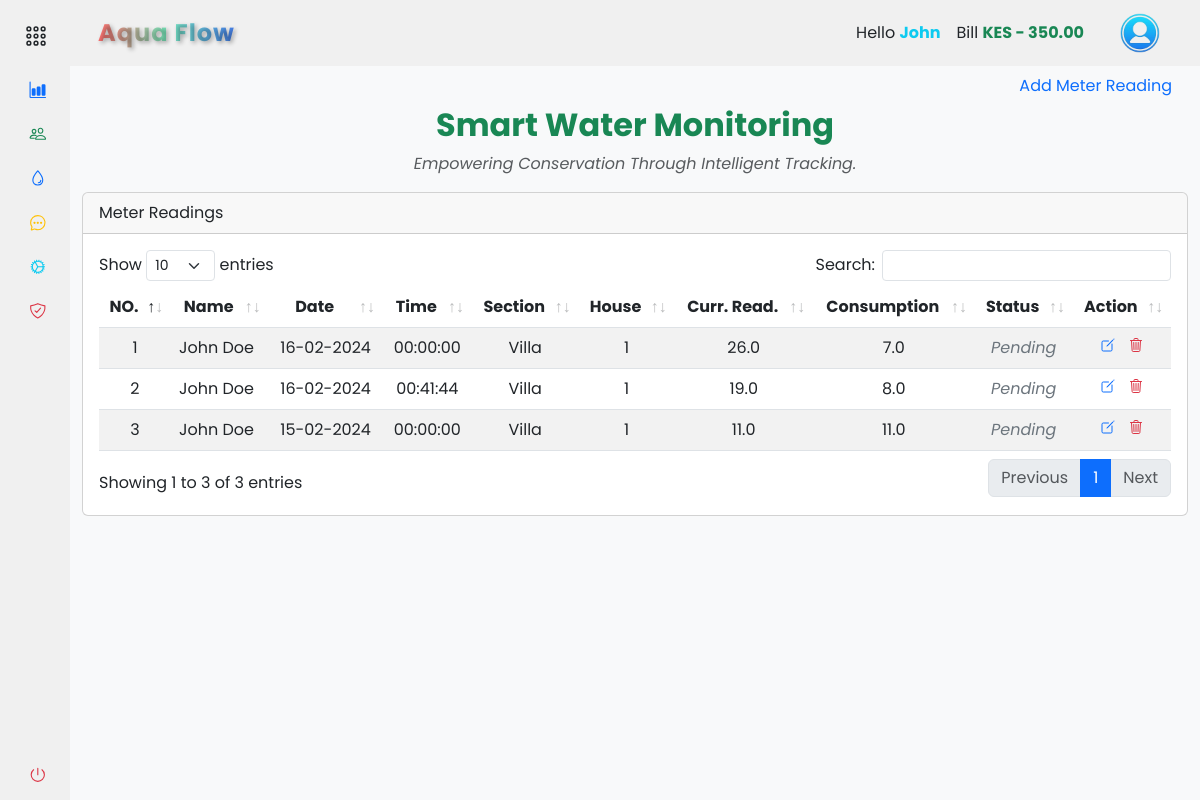
The app's page /accounts/records/meter_readings (signed in) with its own data.
### app/backend/database/models.py (models this page shows, shortened)
class Settings(db.Model):
    id = db.Column(db.Integer, primary_key=True)
    company_name = db.Column(db.String(255))
    unit_price = db.Column(db.Float)
    service_fee = db.Column(db.Float)
    house_sections = db.Column(db.String(255))
    bank_name = db.Column(db.String(255))
    paybill = db.Column(db.Integer)
    account_number = db.Column(db.Integer)
    contact_number = db.Column(db.String(20))

class User(db.Model, UserMixin):
    id = db.Column(db.Integer, primary_key=True)
    mobile_number = db.Column(db.String(20), unique=True, nullable=False)
    password_hash = db.Column(db.String(128), nullable=False)
    first_name = db.Column(db.String(50))
    last_name = db.Column(db.String(50))
    email = db.Column(db.String(120))
    house_section = db.Column(db.String(50))
    house_number = db.Column(db.String(20))
    profile_image = db.Column(db.String(255))
    is_active = db.Column(db.Boolean, default=True)
    is_admin = db.Column(db.Boolean, default=False)
    balance = db.Column(db.Float, default=0)
    unique_user_id = db.Column(db.String(6), unique=True, nullable=True)
    meter_readings = db.relationship('MeterReading', backref='user', lazy=True)
    payments = db.relationship('Payment', backref='user', lazy=True)

class MeterReading(db.Model):
    id = db.Column(db.Integer, primary_key=True)
    timestamp = db.Column(db.DateTime, default=datetime.now(timezone.utc) + timedelta(hours=3), nullable=False)
    customer_name = db.Column(db.String(50))
    house_section = db.Column(db.String(50))
    house_number = db.Column(db.String(20))
    reading_value = db.Column(db.Float)
    consumed = db.Column(db.Float)
    unit_price = db.Column(db.Float)
    service_fee = db.Column(db.Float)
    sub_total_price = db.Column(db.Float)
    total_price = db.Column(db.Float)
    reading_status = db.Column(db.Boolean, default=False)
    unique_user_id = db.Column(db.String(6))
    user_id = db.Column(db.Integer, db.ForeignKey('user.id'), nullable=False)
    payments = db.relationship('Payment', backref='meter_reading', lazy=True)

### app/backend/accounts/records/routes.py (the view, shortened to what this page needs)
@records_bp.route('/meter_readings', methods=['GET', 'POST'])
@login_required
def meter_readings():
    add_meter_reading_form = AddMeterReadingForm()
    edit_meter_reading_form = EditMeterReadingForm()
    house_sections = db.session.query(User.house_section.distinct()).all()
    meter_readings = get_meter_readings(current_user)
    return render_template('accounts/meter_readings.html', house_sections=house_sections, meter_readings=meter_readings, form=add_meter_reading_form, edit_form=edit_meter_reading_form, hide_footer=True)

### app/backend/accounts/records/forms.py
class AddMeterReadingForm(FlaskForm):
    house_section = StringField('House Section:', validators=[DataRequired()])
    house_number = StringField('House Number:', validators=[DataRequired()])
    reading_value = FloatField('Reading Value:', validators=[DataRequired()])
    submit = SubmitField('Submit')

class EditMeterReadingForm(FlaskForm):
    customer_name = StringField('Customer Name', validators=[DataRequired()])
    house_section = StringField('House Section', validators=[DataRequired()])
    house_number = StringField('House Number', validators=[DataRequired()])
    reading_value = FloatField('Reading Value', validators=[DataRequired()])
    consumed = FloatField('Consumed Units', validators=[DataRequired()])
    unit_price = FloatField('Unit Price', validators=[DataRequired()])
    total_price = FloatField('Total Price', validators=[DataRequired()])
    timestamp = DateField('Reading Date', validators=[DataRequired()])
    reading_status = BooleanField('Reading Status')
    submit = SubmitField('Update')

### app/backend/accounts/accounts_context.py (called while the page is built)
def accounts_context():
    settings = Settings.query.first()
    company_name = settings.company_name if settings else 'ApoGen'
    bank_name = settings.bank_name if settings else 'M-Pesa'
    paybill = settings.paybill if settings else '123456'
    account_number = settings.account_number if settings else '123456789'
    contact_number = settings.contact_number if settings else '0722000111'
    total_bill = db.session.query(func.sum(MeterReading.total_price)).filter(MeterReading.reading_status == False).scalar()
    total_bill = total_bill or 0
    return {
        'company_name': company_name,
        'bank_name': bank_name,
        'paybill': paybill,
        'account_number': account_number,
        'contact_number': contact_number,
        'total_bill': total_bill
    }

def inject_now():
    return {'now': datetime.utcnow() + timedelta(hours=3)}

### app/backend/accounts/records/meter_readings.py (called while the page is built)
def get_meter_readings(current_user):
    query_meter_reading_data = MeterReading.query
    if not current_user.is_admin:
        query_meter_reading_data = query_meter_reading_data.filter(MeterReading.user_id == current_user.id)
    meter_reading_data = query_meter_reading_data.all()
    return meter_reading_data

### app/frontend/templates/accounts/meter_readings.html (shortened to what this page needs)
{% extends 'base.html' %} {% block content %}
<section class="container-fluid">
  <ul class="nav nav-pills justify-content-end border-0">
    <li type="button" class="nav-item">
      <a
        class="nav-link"
        data-bs-toggle="modal"
        data-bs-target="#addMeterReadingModal"
        >Add Meter Reading</a
      >
    </li>
  </ul>
  <div class="text-center">
    <h2 class="fw-bold text-success mb-2">Smart Water Monitoring</h2>
    <p class="text-muted fst-italic">
      Empowering Conservation Through Intelligent Tracking.
    </p>
  </div>
  <div class="col-md-12">
    <div class="card mt-3 mb-3">
      <div class="card-header">Meter Readings</div>
      <div class="card-body">
        <div class="table-responsive">
          <table
            class="table table-striped text-center data-table"
            style="width: 100%"
          >
            <thead>
              <tr>
                <th scope="col">NO.</th>
                <th scope="col">Name</th>
                <th scope="col">Date</th>
                <th scope="col">Time</th>
                <th scope="col">Section</th>
                <th scope="col">House</th>
                <th scope="col">Curr. Read.</th>
                <th scope="col">Consumption</th>
                <th scope="col">Status</th>
                <th scope="col">Action</th>
              </tr>
            </thead>
            <tbody>
              {% if meter_readings %} {% for reading in meter_readings | reverse
              %}
              <tr>
                <td>{{ loop.index }}</td>
                <td class="text-start">{{ reading.customer_name.title() }}</td>
                <td>{{ reading.timestamp.strftime('%d-%m-%Y') }}</td>
                <td>
                  {{ reading.timestamp.strftime('%H:%M:%S') if reading.timestamp
                  else '' }}
                </td>
                <td>{{ reading.house_section.title() }}</td>
                <td>{{ reading.house_number }}</td>
                <td>{{ reading.reading_value }}</td>
                <td>{{ reading.consumed }}</td>
                <td
                  class="fst-italic {% if reading.reading_status %}text-success{% else %}text-secondary{% endif %}"
                >
                  {{ 'Cleared' if reading.reading_status else 'Pending' }}
                </td>
                <td>
                  <a
                    action="{{ url_for('accounts.records.edit_meter_reading', meter_reading_id=reading.id) }}"
                    class="me-2"
                    data-bs-toggle="modal"
                    data-bs-target="#editConfirmationModal{{ reading.id }}"
                  >
                    <ion-icon
                      name="create-outline"
                      class="text-primary"
                    ></ion-icon>
                  </a>
                  <a
                    action="#deleteConfirmationModal_{{ reading.id }}"
                    class=""
                    data-bs-toggle="modal"
                    data-bs-target="#deleteConfirmationModal_{{ reading.id }}"
                  >
                    <ion-icon
                      name="trash-outline"
                      class="text-danger"
                    ></ion-icon>
                  </a>
                </td>
              </tr>
              {% endfor %}{% else %}
              <tr>
                <td colspan="12">No billing data available</td>
              </tr>
              {% endif %}
            </tbody>
          </table>
        </div>
      </div>
    </div>
  </div>
</section>
{% endblock %}

### app/frontend/templates/components/navbar.html (shortened to what this page needs)
{% if not hide_navbar %}
<header
  id="navbar"
  class="navbar navbar-expand-lg sticky-sm-top {% if not current_user.is_authenticated %}bg-dark{% endif %}"
>
  <div class="container-fluid">
    <a
      class="navbar-brand text-center d-flex align-items-center fw-bold ms-3 {% if not current_user.is_authenticated %}text-light{% else %}gradient-text{% endif %}"
      href="#"
    >
      {% if company_name %}{{ company_name.title() }}{% else %}ApoGen{% endif %}
    </a>
    <div class="collapse navbar-collapse" id="navbarToggler">
      <div class="d-flex align-items-center ms-auto">
         {% if current_user.is_authenticated %}
        <ul class="navbar-nav me-3">
          <li class="nav-item">
            <a class="nav-link text-dark">
              Hello
              <span class="text-info fw-bold"
                >{{ current_user.first_name.title() }}</span
              >
            </a>
          </li>
          <li class="nav-item">
            <a class="nav-link text-dark">
              Bill
              <span
                class="fw-bold {% if current_user.balance > 0 %}text-success{% elif current_user.balance == 0 %}text-dark{% else %}text-danger{% endif %}"
                >KES {% if current_user.balance > 0 %}-{% endif %} {{
                "%0.2f"|format(current_user.balance) }}</span
              >
            </a>
          </li>
        </ul>
        <div class="btn-group">
          <button
            type="button"
            class="btn navbar-brand rounded-circle border-0"
            data-bs-toggle="dropdown"
            aria-expanded="false"
          >
            <img
              src="{{ url_for('static', filename='images/user.png') }}"
              alt="logo image"
              height="40px"
              width="40px"
            />
          </button>
        </div>
        {% endif %}
      </div>
    </div>
  </div>
</header>
{% endif %}

### app/frontend/static/css/styles.css (style rules this page uses)
a { text-decoration: none; cursor: pointer; }
li { list-style: none; }
button { border: none !important; outline: none; }
body { font-family: "Poppins", sans-serif; }
.navbar, #sidebar { background-color: #f0f0f0; z-index: 1000; }
.navbar-brand { font-size: 24px; letter-spacing: 1px; text-decoration: none; transition: transform 0.3s ease; }
.gradient-text { background: linear-gradient(to right, #ff6e6e, #78e8bc, #4780ec); -webkit-background-clip: text; -webkit-text-fill-color: transparent; font-weight: bold; text-shadow: 2px 2px 4px rgba(0, 0, 0, 0.3); }

### records on screen
Settings: title "Aqua Flow"
User: first_name "John", balance "350.00"
MeterReading: customer_name "John Doe", timestamp "16-02-2024", timestamp "00:00:00", house_section "Villa", house_number "1", reading_value "26.0", consumed "7.0", reading_status "Pending"
MeterReading: customer_name "John Doe", timestamp "16-02-2024", timestamp "00:41:44", house_section "Villa", house_number "1", reading_value "19.0", consumed "8.0", reading_status "Pending"
MeterReading: customer_name "John Doe", timestamp "15-02-2024", timestamp "00:00:00", house_section "Villa", house_number "1", reading_value "11.0", consumed "11.0", reading_status "Pending"
